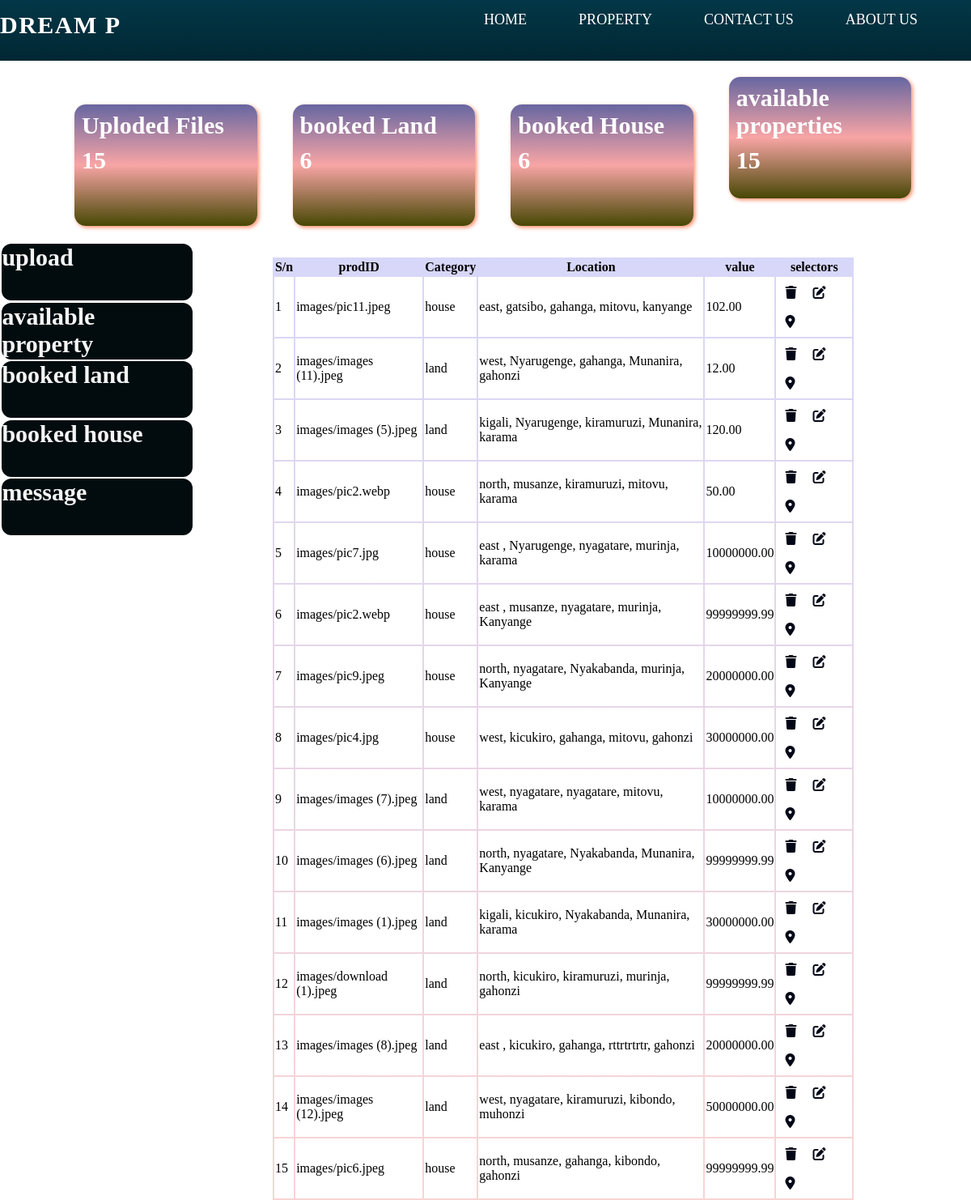
/uploadedfiles.php, run on the app's committed database.
### tables this page shows
CREATE TABLE `uploaded` (
  `idupload` int(11) NOT NULL,
  `file` varchar(255) NOT NULL,
  `category` varchar(255) NOT NULL,
  `province` varchar(255) NOT NULL,
  `district` varchar(255) NOT NULL,
  `sector` varchar(255) NOT NULL,
  `cell` varchar(255) NOT NULL,
  `village` varchar(255) NOT NULL,
  `value` decimal(10,2) NOT NULL,
  `latitude` decimal(9,6) NOT NULL,
  `longitude` decimal(9,6) NOT NULL
);

### uploadedfiles.php (the view, shortened to what this page needs)
<?php include("config.php"); ?>
<?php
    $query = "SELECT COUNT(*) AS total FROM uploaded";
    $result = mysqli_query($con, $query);
    if ($result && mysqli_num_rows($result) > 0) {
        $row = mysqli_fetch_assoc($result);
        $totalCount = $row['total'];
    } else {
        $totalCount = 0;
    }
    $query = "SELECT idupload FROM uploaded ORDER BY idupload DESC LIMIT 1";
$result = mysqli_query($con, $query);
if ($result && mysqli_num_rows($result) > 0) {
    $row = mysqli_fetch_assoc($result);
    $lastId = $row['idupload'];
} else {
    $lastId = 0;
}
$query = "SELECT COUNT(*) AS count FROM property.booked WHERE category = 'land'";
$result = mysqli_query($con, $query);
$row = mysqli_fetch_assoc($result);
$count1 = $row['count'];
?><?php
$query = "SELECT COUNT(*) AS count FROM property.booked WHERE category = 'house'";
$result = mysqli_query($con, $query);
$row = mysqli_fetch_assoc($result);
$count = $row['count'];
?>
<!DOCTYPE html><html><head><title>page2</title>
    <link rel="stylesheet" type="text/css" href="home.css">
    <link rel="stylesheet" href="https://cdnjs.cloudflare.com/ajax/libs/font-awesome/6.4.2/css/all.min.css" />
    </head>
    <body>
        <nav>
            <div class="logo">
       <p>DREAM P</p>
            </div>
            <ul>
           <li><a href="index.php">Home</a></li>
          <li><a href="property.php">property</a></li>
          <li><a href="contact.php">contact us</a></li>
            <li><a href="about.php">about us</a></li></ul>
        </nav>
        <div class="dashboard">
    <div class="dashboard1">
        <p>Uploded Files</p>
        <p><?php echo $lastId; ?></p>
    </div>
    <div class="dashboard1">
        <p>booked Land</p>
        <p><?php echo $count1; ?></p>
    </div>
    <div class="dashboard1">
        <p>booked House</p>
        <p><?php echo $count; ?></p>
    </div>
    <div class="dashboard1">
        <p>available properties</p>
        <p><?php echo $totalCount; ?></p>
    </div>
</div>
    <div class="design1"><div class="design10">
    <a href="upload.php">
  <div class="design11">upload</div>
  </a>
<a href="uploadedfiles.php"><div class="design11">available property</div></a>
        <a href="bookedland.php"><div class="design11">booked land</div></a>
        <a href="bookedhouse.php"><div class="design11">booked house</div></a>
        <a href="message.php"><div class="design11">message</div></a></div>
        <div class="design12"><div class="dashboard4">
    <?php
$query = "SELECT * FROM uploaded";
$result = mysqli_query($con, $query);
if (mysqli_num_rows($result) > 0) {
    echo '<table>';
    echo '<th>S/n</th><th>prodID</th><th>Category</th><th>Location</th><th>value</th><th>selectors</th>';
    while ($row = mysqli_fetch_assoc($result)) {
        $id = $row['idupload'];
        $file = $row['file'];
        $category = $row['category'];
        $province = $row['province'];
        $district = $row['district'];
        $sector = $row['sector'];
        $cell = $row['cell'];
        $village = $row['village'];
        $value = $row['value'];
        echo "<tr>";
        echo "<td>$id</td><td>$file</td><td>$category</td><td>$province, $district, $sector, $cell, $village</td><td>$value</td>";
        echo "<td><i class='fa-solid fa-trash'></i><i class='fa-solid fa-pen-to-square'></i><i class='fa-solid fa-location-dot'></i></td>";
        echo "</tr>";
    }
    echo '</table>';
} else {
    echo "No data found in the 'uploaded' table.";
}
?></div></div><br><br>
</body></html>

### home.css (style rules this page uses)
* { margin: 0%; text-decoration: none; }
nav { width: 100%; height: 75px ; background-image: linear-gradient(#033747,#012733); }
nav .logo { margin-top: 1.2%; font-size: 30px; font-weight: bold; float: left; color: white; text-transform: uppercase; letter-spacing: 1.5px; cursor: pointer; }
nav ul { float: right; margin-right: 3%; margin-top: 1.2%; }
nav li { display: inline-block; }
nav li a { font-size: 18px; text-transform: uppercase; padding: 35px 30px; color: white; text-decoration: none; }
.dashboard { margin-left: 6%; }
.dashboard p { font-size: 30px; color: white; font-weight: 700; margin: 4%; }
.dashboard1 { height: 150px; width: 20%; background-image: linear-gradient(rgb(102, 102, 161),rgb(248, 165, 165),rgb(71, 71, 4)); display: inline-block; margin: 20px; border-radius: 14px; box-shadow: 2px 2px 5px #ff8c69; }
.dashboard4 { margin: 19px; margin-bottom: 5%; }
.dashboard4 table { height: 300px; width: 80%; background-image: linear-gradient(rgb(215, 215, 249),rgb(249, 212, 212)); position: relative; margin-left: 6%; margin-bottom: 5%; }
.dashboard4 table td { background-color: white; height: 30px; }
.dashboard4 td i { margin: 10px; color: #020717; }
.design11 { height: 70px; width: 98%; background-color: #020c0f; margin:1%; font-size: 30px; font-weight: 800; border-radius: 12px; color: whitesmoke; }
.design10 { height: 600px; width: 20%; float: left; display: inline-block; position: relative; border-radius: 18px; }
.design12 { height: 600px; width: 78%; display: inline-block; float: right; position: relative; border-radius: 18px; }

### data on the page
uploaded: idupload "15", file "images/pic6.jpeg", category "house", province "north", district "musanze", sector "gahanga", cell "kibondo", village "gahonzi", value "99999999.99"
uploaded: idupload "1", file "images/pic11.jpeg", category "house", province "east", district "gatsibo", sector "gahanga", cell "mitovu", village "kanyange", value "102.00"
uploaded: idupload "2", file "images/images (11).jpeg", category "land", province "west", district "Nyarugenge", sector "gahanga", cell "Munanira", village "gahonzi", value "12.00"
uploaded: idupload "3", file "images/images (5).jpeg", category "land", province "kigali", district "Nyarugenge", sector "kiramuruzi", cell "Munanira", village "karama", value "120.00"
uploaded: idupload "4", file "images/pic2.webp", category "house", province "north", district "musanze", sector "kiramuruzi", cell "mitovu", village "karama", value "50.00"
uploaded: idupload "5", file "images/pic7.jpg", category "house", province "east", district "Nyarugenge", sector "nyagatare", cell "murinja", village "karama", value "10000000.00"
uploaded: idupload "6", file "images/pic2.webp", category "house", province "east", district "musanze", sector "nyagatare", cell "murinja", village "Kanyange", value "99999999.99"
uploaded: idupload "7", file "images/pic9.jpeg", category "house", province "north", district "nyagatare", sector "Nyakabanda", cell "murinja", village "Kanyange", value "20000000.00"
uploaded: idupload "8", file "images/pic4.jpg", category "house", province "west", district "kicukiro", sector "gahanga", cell "mitovu", village "gahonzi", value "30000000.00"
uploaded: idupload "9", file "images/images (7).jpeg", category "land", province "west", district "nyagatare", sector "nyagatare", cell "mitovu", village "karama", value "10000000.00"
uploaded: idupload "10", file "images/images (6).jpeg", category "land", province "north", district "nyagatare", sector "Nyakabanda", cell "Munanira", village "Kanyange", value "99999999.99"
uploaded: idupload "11", file "images/images (1).jpeg", category "land", province "kigali", district "kicukiro", sector "Nyakabanda", cell "Munanira", village "karama", value "30000000.00"
uploaded: idupload "12", file "images/download (1).jpeg", category "land", province "north", district "kicukiro", sector "kiramuruzi", cell "murinja", village "gahonzi", value "99999999.99"
uploaded: idupload "13", file "images/images (8).jpeg", category "land", province "east", district "kicukiro", sector "gahanga", cell "rttrtrtrtr", village "gahonzi", value "20000000.00"
uploaded: idupload "14", file "images/images (12).jpeg", category "land", province "west", district "nyagatare", sector "kiramuruzi", cell "kibondo", village "muhonzi", value "50000000.00"

### other printed values
$count1 "6"
$count "6"
$totalCount "15"
